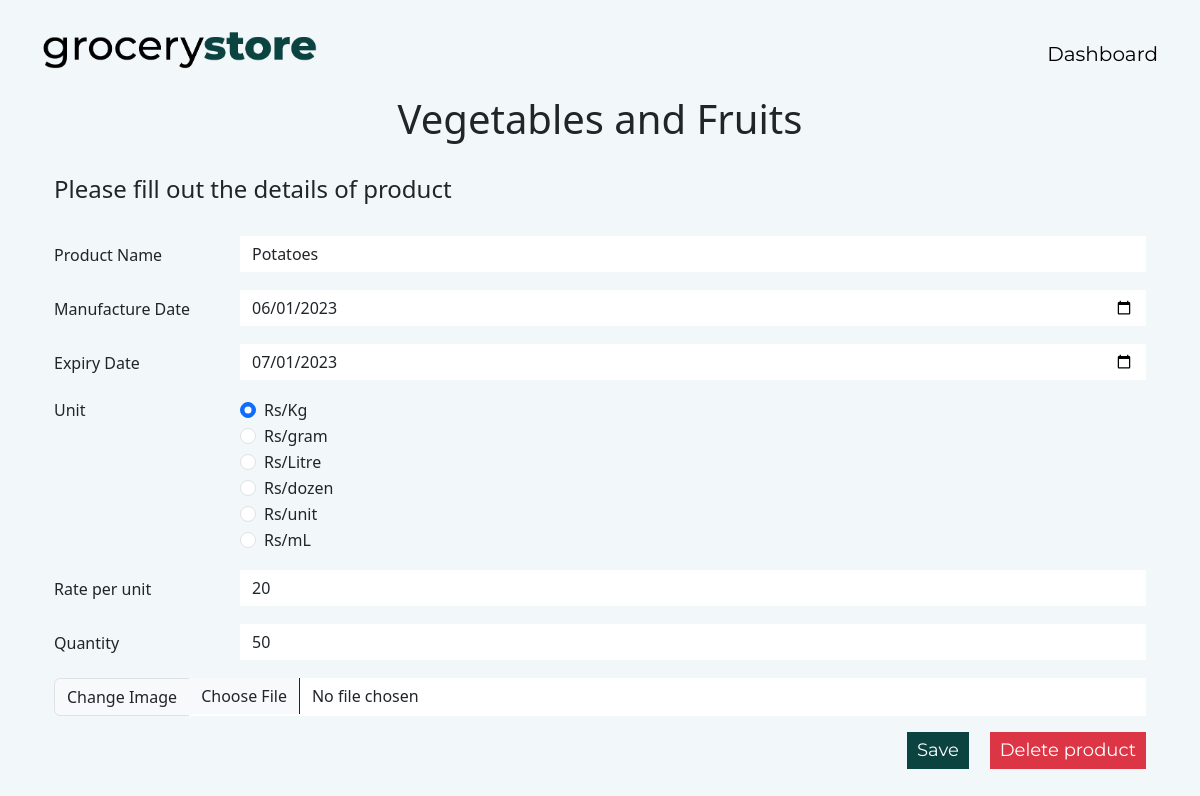
The app's page /edit_prod/16 (signed in) with its own data.
### application/models.py (models this page shows)
class Category(db.Model):
    _tablename_='category'
    cat_id = db.Column(db.Integer, primary_key=True, autoincrement=True)
    cat_name=db.Column(db.String,nullable=False,unique=True)
    description=db.Column(db.String)

class Product(db.Model):
    _tablename_='product'
    prod_id=db.Column(db.Integer, primary_key=True, autoincrement=True)
    prod_name=db.Column(db.String,nullable=False,unique=True)
    unit=db.Column(db.String,nullable=False)
    rate_per_unit=db.Column(db.Integer,nullable=False)
    quantity=db.Column(db.Integer,nullable=False)
    manufacture=db.Column(db.String,nullable=False)
    expiry=db.Column(db.String,nullable=False)
    prod_cat_id=db.Column(db.Integer,db.ForeignKey("category.cat_id"),nullable=False)
    image=db.Column(db.LargeBinary)

### application/controllers.py (the view, shortened to what this page needs)
@app.route('/edit_prod/<int:prod_id>',methods=['GET','POST'])
@login_required
@roles_required('admin')
def edit_prod(prod_id):
    product=Product.query.filter(Product.prod_id==prod_id).first()
    if request.method=='GET':
        category=Category.query.filter(Category.cat_id==product.prod_cat_id).first()
        return render_template('edit_product.html',product=product,category=category)

### templates/edit_product.html (shortened to what this page needs)
<!doctype html>
<html lang="en">
<head>
  <link href="https://cdn.jsdelivr.net/npm/bootstrap@5.3.0/dist/css/bootstrap.min.css" rel="stylesheet"
>
</head>
<body style="background-color: #f2f7f9;">
  <div class="container">
    <br>
    <div class="row">
      <div class="col-6"><img alt="" class="bee-center bee-fixedwidth" src="/static/logo.png"
          style="max-width:275px;" />
        </div>
        <div class="col-6" style="text-align: end; padding-top: 15px;"><a href="{{url_for('admin_dashboard')}}" style="text-decoration: None; color:black;font-size: 20px; font-family: Montserrat;">Dashboard</a></div>
    </div>
    <br>
    <h1 style="text-align: center;">{{ category.cat_name }}</h1>
    <div class="container">
      <br>
      <h4>Please fill out the details of product</h4>
      <br>
      <form action="{{url_for('edit_prod',prod_id=product.prod_id)}}" method="POST" enctype="multipart/form-data">
        <div class="row mb-3">
          <label for="inputEmail3" class="col-sm-2 col-form-label">Product Name</label>
          <div class="col-sm-10">
            <input type="text" name="prod_name" value="{{product.prod_name}}" class="form-control" id="inputEmail3">
          </div>
        </div>
        <div class="row mb-3">
          <label for="inputEmail3" class="col-sm-2 col-form-label">Manufacture Date</label>
          <div class="col-sm-10">
            <input type='date' name="manufacture" placeholder="{{product.manufacture}}" value="{{ product.manufacture}}"
              class="form-control" id="inputEmail3">
          </div>
        </div>
        <div class="row mb-3">
          <label for="inputEmail3" class="col-sm-2 col-form-label">Expiry Date</label>
          <div class="col-sm-10">
            <input type='date' name="expiry" value="{{ product.expiry }}" class="form-control" id="inputEmail3">
          </div>
        </div>
        <fieldset class="row mb-3">
          <legend class="col-form-label col-sm-2 pt-0">Unit</legend>
          <div class="col-sm-10">
            <div class="form-check">
              {% if product.unit=='Rs/Kg' %}
              <input class="form-check-input" type="radio" name="unit" id="gridRadios1" value="Rs/Kg" checked>
              {% else %}
              <input class="form-check-input" type="radio" name="unit" id="gridRadios1" value="Rs/Kg">
              {% endif %}
              <label class="form-check-label" for="gridRadios1">
                Rs/Kg
              </label>
            </div>
            <div class="form-check">
              {% if product.unit=='Rs/gram' %}
              <input class="form-check-input" type="radio" name="unit" id="gridRadios1" value="Rs/gram" checked>
              {% else %}
              <input class="form-check-input" type="radio" name="unit" id="gridRadios1" value="Rs/gram">
              {% endif %}
              <label class="form-check-label" for="gridRadios2">
                Rs/gram
              </label>
            </div>
            <div class="form-check">
              {% if product.unit=='Rs/Litre' %}
              <input class="form-check-input" type="radio" name="unit" id="gridRadios1" value="Rs/Litre" checked>
              {% else %}
              <input class="form-check-input" type="radio" name="unit" id="gridRadios1" value="Rs/Litre">
              {% endif %}
              <label class="form-check-label" for="gridRadios3">
                Rs/Litre
              </label>
            </div>
            <div class="form-check">
              {% if product.unit=='Rs/dozen' %}
              <input class="form-check-input" type="radio" name="unit" id="gridRadios1" value="Rs/dozen" checked>
              {% else %}
              <input class="form-check-input" type="radio" name="unit" id="gridRadios1" value="Rs/dozen">
              {% endif %} <label class="form-check-label" for="gridRadios3">
                Rs/dozen
              </label>
            </div>
            <div class="form-check">
              {% if product.unit=='Rs/unit' %}
              <input class="form-check-input" type="radio" name="unit" id="gridRadios1" value="Rs/unit" checked>
              {% else %}
              <input class="form-check-input" type="radio" name="unit" id="gridRadios1" value="Rs/unit">
              {% endif %} <label class="form-check-label" for="gridRadios3">
                Rs/unit
              </label>
            </div>
            <div class="form-check">
              {% if product.unit=='Rs/mL' %}
              <input class="form-check-input" type="radio" name="unit" id="gridRadios1" value="Rs/mL" checked>
              {% else %}
              <input class="form-check-input" type="radio" name="unit" id="gridRadios1" value="Rs/mL">
              {% endif %} <label class="form-check-label" for="gridRadios3">
                Rs/mL
              </label>
            </div>
          </div>
        </fieldset>
        <div class="row mb-3">
          <label for="inputEmail3" class="col-sm-2 col-form-label">Rate per unit</label>
          <div class="col-sm-10">
            <input type="text" class="form-control" name="rate" value="{{ product.rate_per_unit }}" id="inputEmail3">
          </div>
        </div>
        <div class="row mb-3">
          <label for="inputEmail3" class="col-sm-2 col-form-label">Quantity</label>
          <div class="col-sm-10">
            <input type="text" class="form-control" name="quantity" value="{{ product.quantity }}" id="inputEmail3">
          </div>
        </div>
        <div class="input-group mb-3">
          <label class="input-group-text" for="inputGroupFile01">Change Image</label>
          <input type="file" name='image' value="24" accept=".jpeg,.jpg" class="form-control" style='border: 1px;'
            id="inputGroupFile01">
        </div>
        <div style="text-align: end;">
          <button
            style='background-color: #0b4341; font-family: Montserrat; font-size: large; padding:5px; padding-left: 10px;padding-right: 10px;border: None;border-radius: 0px;'
            type="submit" value=submit name="submit" class="btn btn-primary">Save</button>
            <button
            style=' font-family: Montserrat; font-size: large; padding:5px; padding-left: 10px;padding-right: 10px;border: None;border-radius: 0px;'
             class="btn btn-danger">
             <a href="{{url_for('delete_product',prod_id=product.prod_id)}}" style="text-decoration: None; color: white">
              Delete product
            </a>
             </button>
        </div>
        <br>
        <br>
        <br>
        <br>
        <br>
      </form>
    </div>
  </div>
</body>
</html>

### templates/edit_product.html (style rules this page uses)
.form-control { border: None; border-radius: 0; }

### records on screen
Category: cat_name "Vegetables and Fruits"
Product: prod_name "Potatoes", manufacture "06/01/2023", expiry "07/01/2023", rate "20", quantity "50"
